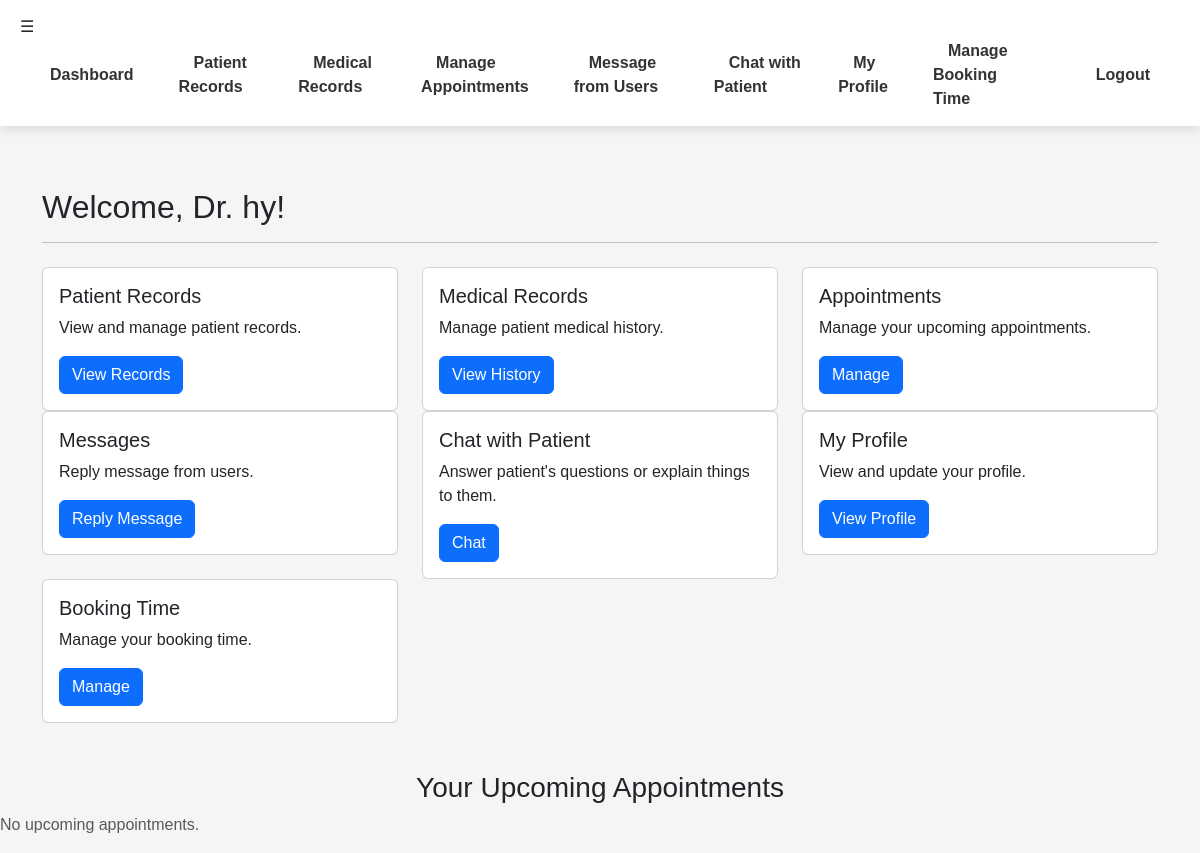
The page /doctor/dashboard.php (signed in) on the database as committed earlier.
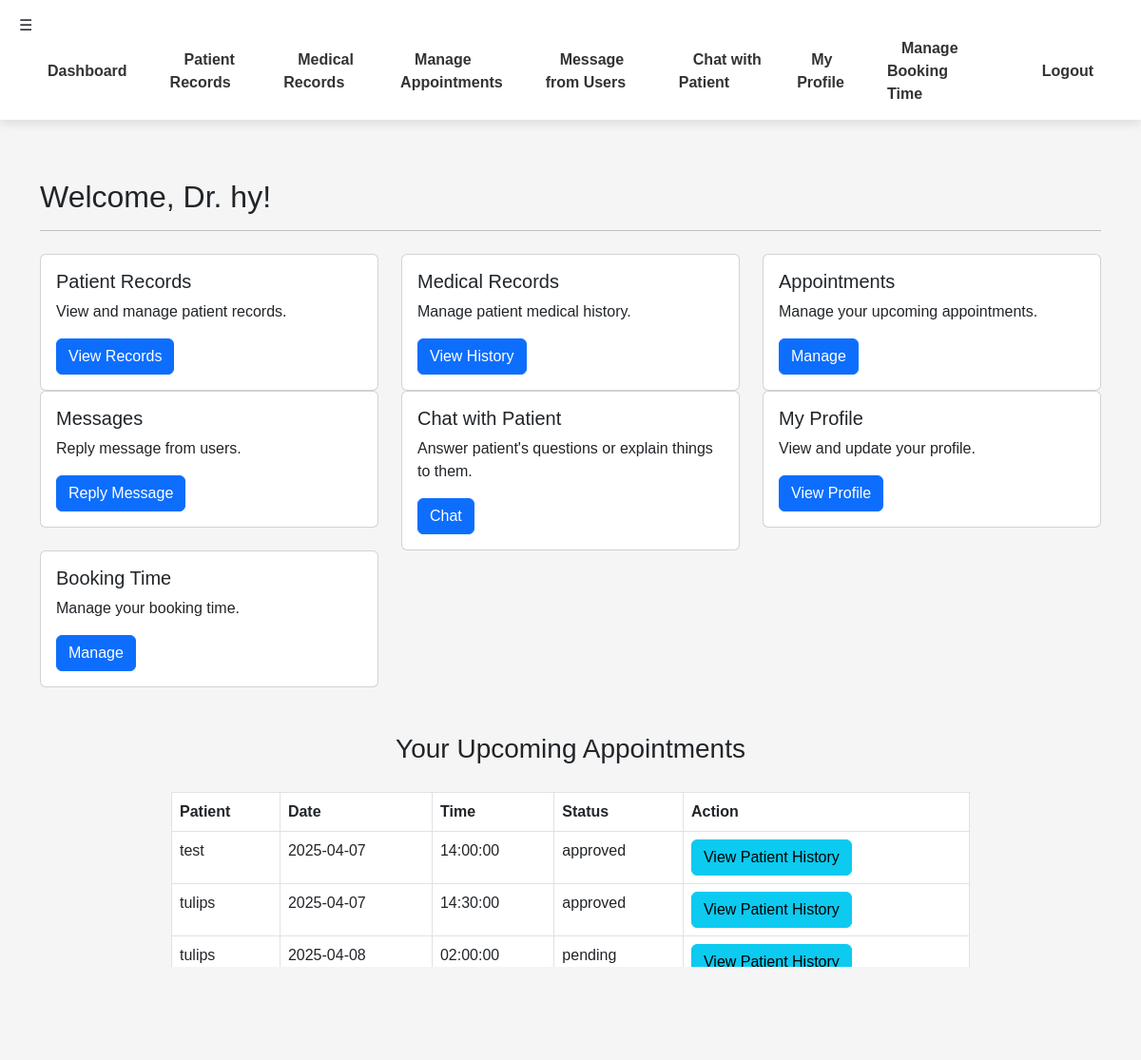
The same page on the database as committed later.
### tables this page shows
CREATE TABLE `appointments` (
  `id` int(11) NOT NULL,
  `patient_id` int(11) NOT NULL,
  `doctor_id` int(11) NOT NULL,
  `appointment_date` date NOT NULL,
  `appointment_time` time NOT NULL,
  `status` enum('pending','approved','cancelled') DEFAULT 'pending',
  `created_at` timestamp NOT NULL DEFAULT current_timestamp()
);

CREATE TABLE `users` (
  `id` int(11) NOT NULL,
  `name` varchar(100) NOT NULL,
  `email` varchar(255) NOT NULL,
  `password` varchar(255) NOT NULL,
  `role` enum('admin','doctor','patient') NOT NULL,
  `created_at` timestamp NOT NULL DEFAULT current_timestamp()
);

### doctor/dashboard.php (the view, shortened to what the changed rows need)
<?php
include '../includes/db.php';
$user_id = $_SESSION['user_id'];
$sql = "SELECT id FROM doctors WHERE user_id = ?";
$stmt = $conn->prepare($sql);
$stmt->bind_param("i", $user_id);
$stmt->execute();
$result = $stmt->get_result();
$doctor = $result->fetch_assoc();
$doctor_id = $doctor['id'];
$sql = "SELECT appointments.id, users.name AS patient, users.id AS patient_id,
               appointment_date, appointment_time, status
        FROM appointments
        JOIN users ON appointments.patient_id = users.id
        WHERE appointments.doctor_id = ?";
$stmt = $conn->prepare($sql);
$stmt->bind_param("i", $doctor_id);
$stmt->execute();
$appointments = $stmt->get_result();
?>
<!DOCTYPE html>
<html lang="en">
<head>
    <link rel="stylesheet" href="https://cdn.jsdelivr.net/npm/bootstrap@5.3.0/dist/css/bootstrap.min.css">
</head>
<body>
<?php include '../includes/navbar.php'; ?>
<div class="container mt-5" style="padding-top: 70px;">
    <h2>Welcome, Dr. <?= isset($_SESSION['user_name']) ? htmlspecialchars($_SESSION['user_name']) : 'Doctor'; ?>!</h2>
    <hr>
    <div class="row mt-4">
    </div>
    </div>
    <h3 class="mt-5 text-center">Your Upcoming Appointments</h3>
<?php if ($appointments->num_rows > 0) { ?>
    <div class="row">
        <div class="col-md-12">
            <div class="table-responsive">
                <table class="table table-bordered" style="max-width: 70%; margin: 20px auto;">
                    <tr>
                        <th>Patient</th>
                        <th>Date</th>
                        <th>Time</th>
                        <th>Status</th>
                        <th>Action</th>
                    </tr>
                    <?php while ($row = $appointments->fetch_assoc()) { ?>
                        <tr>
                            <td><?= htmlspecialchars($row['patient']); ?></td>
                            <td><?= htmlspecialchars($row['appointment_date']); ?></td>
                            <td><?= htmlspecialchars($row['appointment_time']); ?></td>
                            <td><?= htmlspecialchars($row['status']); ?></td>
                            <td>
                                <a href="patient_history.php?patient_id=<?= htmlspecialchars($row['patient_id']); ?>" class="btn btn-info">View Patient History</a>
                            </td>
                        </tr>
                    <?php } ?>
                </table>
            </div>
        </div>
    </div>
<?php } else { ?>
    <p class="text-muted">No upcoming appointments.</p>
<?php } ?>
</body>
</html>

Rows that differ between the two databases and show on the page:
added appointments: patient.name "test", appointment_date "2025-04-07", appointment_time "14:00:00", status "approved"
added appointments: patient.name "tulips", appointment_date "2025-04-07", appointment_time "14:30:00", status "approved"
added appointments: patient.name "tulips", appointment_date "2025-04-08", appointment_time "02:00:00", status "pending"
Other text that changed with them:
text no longer shown: "No upcoming appointments."
text now shown: "Patient Date Time Status Action"
